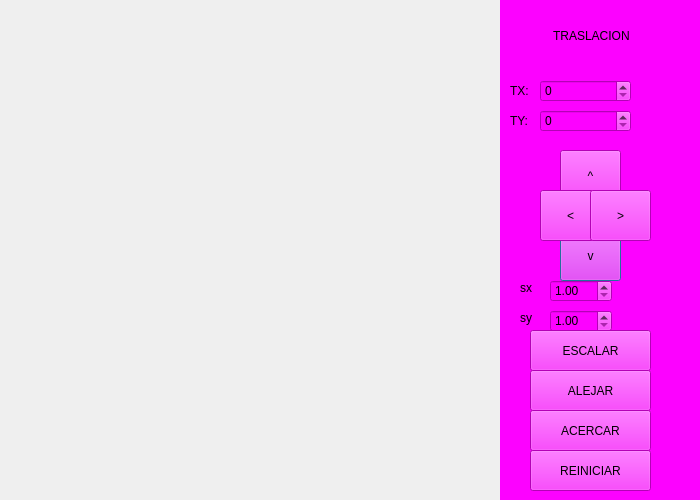
<?xml version="1.0" encoding="UTF-8"?>
<ui version="4.0">
 <class>Dialog</class>
 <widget class="QDialog" name="Dialog">
  <property name="geometry">
   <rect>
    <x>0</x>
    <y>0</y>
    <width>700</width>
    <height>500</height>
   </rect>
  </property>
  <property name="windowTitle">
   <string>Dialog</string>
  </property>
  <widget class="QWidget" name="widget" native="true">
   <property name="geometry">
    <rect>
     <x>500</x>
     <y>0</y>
     <width>200</width>
     <height>500</height>
    </rect>
   </property>
   <property name="styleSheet">
    <string notr="true">background-color: rgb(252, 2, 255);</string>
   </property>
   <widget class="QLabel" name="label">
    <property name="geometry">
     <rect>
      <x>10</x>
      <y>20</y>
      <width>181</width>
      <height>31</height>
     </rect>
    </property>
    <property name="text">
     <string>             TRASLACION</string>
    </property>
   </widget>
   <widget class="QLabel" name="label_2">
    <property name="geometry">
     <rect>
      <x>10</x>
      <y>80</y>
      <width>21</width>
      <height>21</height>
     </rect>
    </property>
    <property name="text">
     <string>TX:</string>
    </property>
   </widget>
   <widget class="QSpinBox" name="spinBox">
    <property name="geometry">
     <rect>
      <x>40</x>
      <y>80</y>
      <width>91</width>
      <height>22</height>
     </rect>
    </property>
    <property name="styleSheet">
     <string notr="true"/>
    </property>
   </widget>
   <widget class="QSpinBox" name="spinBox_2">
    <property name="geometry">
     <rect>
      <x>40</x>
      <y>110</y>
      <width>91</width>
      <height>22</height>
     </rect>
    </property>
    <property name="styleSheet">
     <string notr="true"/>
    </property>
   </widget>
   <widget class="QLabel" name="label_3">
    <property name="geometry">
     <rect>
      <x>10</x>
      <y>110</y>
      <width>21</width>
      <height>21</height>
     </rect>
    </property>
    <property name="text">
     <string>TY:</string>
    </property>
   </widget>
   <widget class="QPushButton" name="btnAbajo">
    <property name="geometry">
     <rect>
      <x>60</x>
      <y>230</y>
      <width>61</width>
      <height>51</height>
     </rect>
    </property>
    <property name="styleSheet">
     <string notr="true"/>
    </property>
    <property name="text">
     <string>v</string>
    </property>
   </widget>
   <widget class="QPushButton" name="btnArriba">
    <property name="geometry">
     <rect>
      <x>60</x>
      <y>150</y>
      <width>61</width>
      <height>51</height>
     </rect>
    </property>
    <property name="styleSheet">
     <string notr="true"/>
    </property>
    <property name="text">
     <string>^</string>
    </property>
   </widget>
   <widget class="QPushButton" name="btnIzq">
    <property name="geometry">
     <rect>
      <x>40</x>
      <y>190</y>
      <width>61</width>
      <height>51</height>
     </rect>
    </property>
    <property name="styleSheet">
     <string notr="true"/>
    </property>
    <property name="text">
     <string>&lt;</string>
    </property>
   </widget>
   <widget class="QPushButton" name="btnDer">
    <property name="geometry">
     <rect>
      <x>90</x>
      <y>190</y>
      <width>61</width>
      <height>51</height>
     </rect>
    </property>
    <property name="styleSheet">
     <string notr="true"/>
    </property>
    <property name="text">
     <string>&gt;</string>
    </property>
   </widget>
   <widget class="QPushButton" name="pushButton">
    <property name="geometry">
     <rect>
      <x>30</x>
      <y>450</y>
      <width>121</width>
      <height>41</height>
     </rect>
    </property>
    <property name="styleSheet">
     <string notr="true"/>
    </property>
    <property name="text">
     <string>REINICIAR</string>
    </property>
   </widget>
   <widget class="QLabel" name="label_4">
    <property name="geometry">
     <rect>
      <x>20</x>
      <y>280</y>
      <width>21</width>
      <height>16</height>
     </rect>
    </property>
    <property name="text">
     <string>sx</string>
    </property>
   </widget>
   <widget class="QLabel" name="label_5">
    <property name="geometry">
     <rect>
      <x>20</x>
      <y>310</y>
      <width>21</width>
      <height>16</height>
     </rect>
    </property>
    <property name="text">
     <string>sy</string>
    </property>
   </widget>
   <widget class="QDoubleSpinBox" name="spinBoxSx">
    <property name="geometry">
     <rect>
      <x>50</x>
      <y>280</y>
      <width>62</width>
      <height>22</height>
     </rect>
    </property>
    <property name="minimum">
     <double>1.000000000000000</double>
    </property>
   </widget>
   <widget class="QDoubleSpinBox" name="spinBoxSy">
    <property name="geometry">
     <rect>
      <x>50</x>
      <y>310</y>
      <width>62</width>
      <height>22</height>
     </rect>
    </property>
    <property name="minimum">
     <double>1.000000000000000</double>
    </property>
   </widget>
   <widget class="QPushButton" name="pushButton_2">
    <property name="geometry">
     <rect>
      <x>30</x>
      <y>330</y>
      <width>121</width>
      <height>41</height>
     </rect>
    </property>
    <property name="styleSheet">
     <string notr="true"/>
    </property>
    <property name="text">
     <string>ESCALAR</string>
    </property>
   </widget>
   <widget class="QPushButton" name="pushButton_3">
    <property name="geometry">
     <rect>
      <x>30</x>
      <y>370</y>
      <width>121</width>
      <height>41</height>
     </rect>
    </property>
    <property name="styleSheet">
     <string notr="true"/>
    </property>
    <property name="text">
     <string>ALEJAR</string>
    </property>
   </widget>
   <widget class="QPushButton" name="pushButton_4">
    <property name="geometry">
     <rect>
      <x>30</x>
      <y>410</y>
      <width>121</width>
      <height>41</height>
     </rect>
    </property>
    <property name="styleSheet">
     <string notr="true"/>
    </property>
    <property name="text">
     <string>ACERCAR</string>
    </property>
   </widget>
  </widget>
 </widget>
 <resources/>
 <connections/>
</ui>
